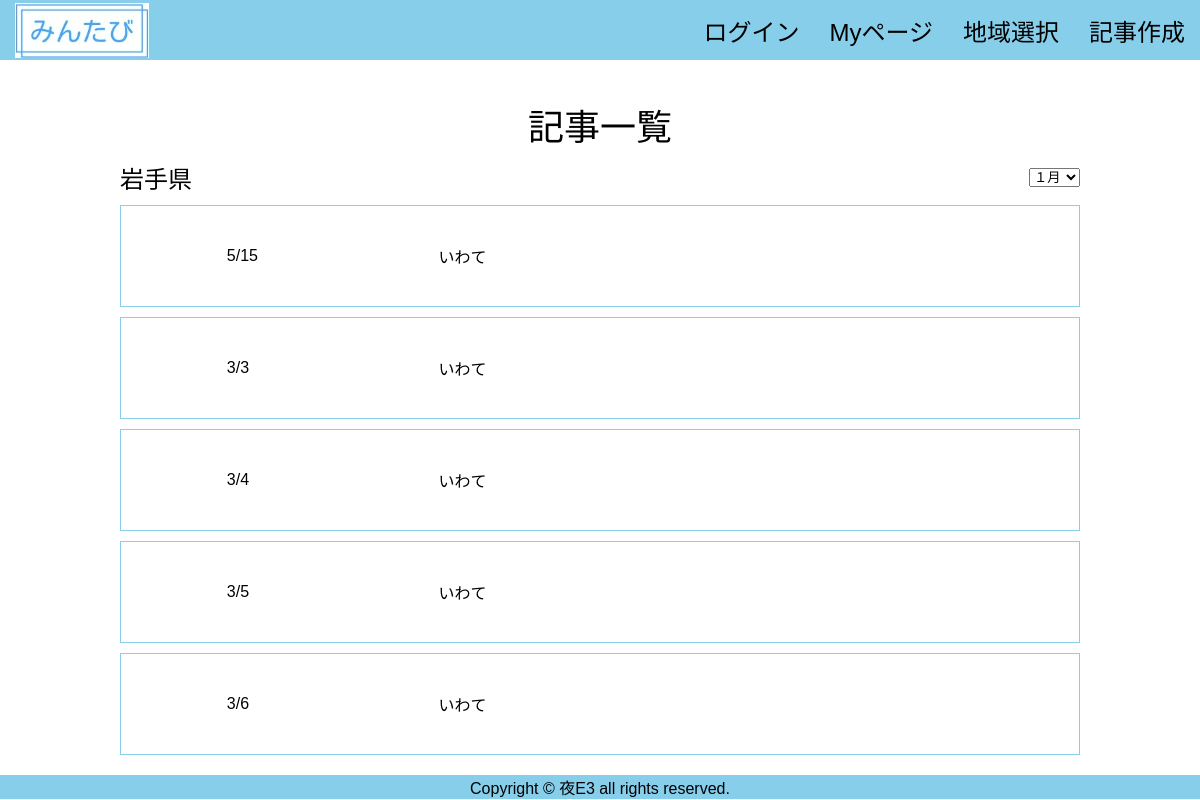
Page /thread/3 on the committed database.
### tables this page shows
CREATE TABLE "Prefecture" (
	"No"	INTEGER,
	"area"	TEXT,
	PRIMARY KEY("No" AUTOINCREMENT)
);

CREATE TABLE "page" (
	"ID"	INTEGER PRIMARY KEY AUTOINCREMENT,
	"userID"	INTEGER,
	"editPASS"	TEXT,
	"title"	TEXT,
	"prefectures"	INTEGER,
	"month"	INTEGER,
	"date"	INTEGER,
	"flag"	INTEGER,
	"period"	TEXT
);

### app.py (the view)
@app.route('/thread/<int:areaid>', methods=["GET"])
def thread(areaid):
    conn = sqlite3.connect('flaskapp.db')
    c = conn.cursor()
    c.execute("select area from Prefecture where No=?", (areaid,))
    area = c.fetchone()
    c.execute(
        "select month, date, title from page where flag=0 and prefectures=?", (areaid,))
    page = []
    for row in c.fetchall():
        page.append({"month": row[0], "date": row[1], "title": row[2]})
    c.close()
    print(area)
    print(page)
    return render_template('thread.html', page=page, area=area)

### templates/thread.html (shortened to what this page needs)
<!DOCTYPE html>
{% extends 'base.html' %}
{% block content %}
    <div class="title">記事一覧</div>
    <div class="thread_box">
      <div class="area"><p>{{area[0]}}</p></div>
      <div class="month">
        <form action="#" method="post">
          <select name="month">
            <option value="1">１月</option>
          </select>
        </form>
      </div>
    </div>
   {% for item in page %}
   <div class="thread_box2">
     <div class="item1">{{item["month"]}}/{{item["date"]}}</div>
     <div class="item2">{{item["title"]}}</div>
   </div>
   {% endfor %}
{% endblock %}

### static/css/style.css (style rules this page uses)
html { overflow-y: scroll; }
body, h1, h2, h3, h4, h5, p, ul, ol, li, dl, dt, dd { margin: 0px; padding: 0px; }
body { font-family: "Noto Sans Japanese", "ヒラギノ角ゴ Pro W3", "Hiragino Kaku Gothic Pro", "ヒラギノ角ゴ ProN W3", "Hiragino Kaku Gothic ProN", "游ゴシック", YuGothic, "メイリオ", "Meiryo", "HGPｺﾞｼｯｸM", "Osaka", "ＭＳ Ｐゴシック", sans-serif, Century Gothic, Arial; }
.title { display: flex; justify-content: center; align-items: flex-end; font-size: 36px; height: 150px; }
.thread_box { display: flex; justify-content: space-between; font-size: 24px; margin: 10px 10%; }
.thread_box2 { display: flex; justify-content: flex-start; align-items: center; height: 100px; border: 1px solid skyblue; margin: 10px 10%; }
.item1 { width: 10%; padding: 10px; margin: 10%; }
.item2 { padding: 10px; text-align: left; }

### rows in the picture
Prefecture: area "岩手県"
page: month "5", date "15", title "いわて"
page: month "3", date "3", title "いわて"
page: month "3", date "4", title "いわて"
page: month "3", date "5", title "いわて"
page: month "3", date "6", title "いわて"
